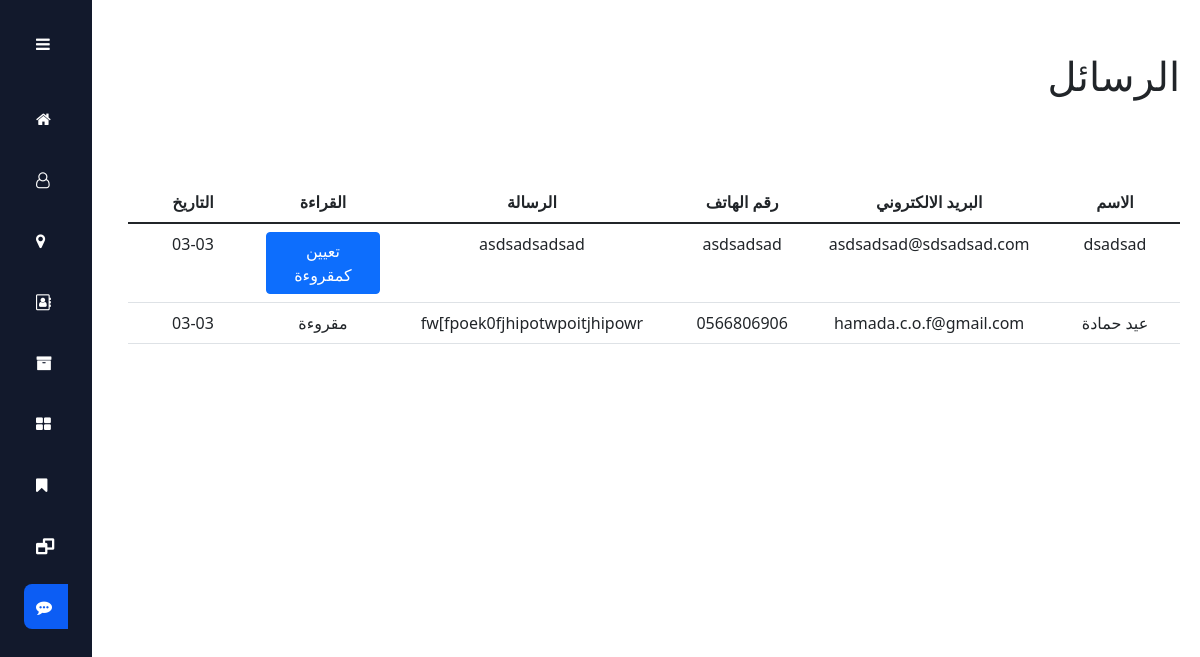
Page /admin_panel/message on the committed database.
### pages/models.py (models this page shows, shortened)
class user_message(models.Model):
    name = models.CharField(max_length=30)
    phone_num = models.CharField(max_length=30,null=True,blank=True)
    email = models.EmailField(max_length=30)
    message = models.CharField(max_length=255)
    readed = models.BooleanField(default=False)
    entry_date = models.DateTimeField(auto_now_add=True)

### admin_panel/views.py (the view)
# urls.py: path('message', views.message, name="message"),
def message(request):
    user_message_model = apps.get_model('pages', 'user_message')
    if request.method == "GET" and 'read' in request.GET:
        data = request.GET
        message = user_message_model.objects.get(id = data['id'])
        message.readed = True
        message.save()
    x = {
        'messages':user_message_model.objects.all().order_by('readed'),
        'title':'الرسائل',
    }
    return render(request, 'admin_panel/pages/message.html',x)

### templates/admin_panel/pages/message.html (shortened to what this page needs)
{% extends 'admin_panel/base.html' %}
{% load static %}
{% block body %}
<div class="p4">
    <div class="uper">
        <div class="models sp">
        <h1 style="" class="hme">الرسائل</h1>
        </div>
    </div>
    <br>
    <table class="table table-hover" style="width: 100%; margin-top: 50px;">
        <thead>
            <tr>
                <th style="width: 10%;"><center>التاريخ</center></th>
                <th style="width: 10%;"><center>القراءة</center></th>
                <th style="width: 20%;"><center>الرسالة</center></th>
                <th style="width: 10%;"><center>رقم الهاتف</center></th>
                <th style="width: 10%;"><center>البريد الالكتروني</center></th>
                <th style="width: 10%;"><center>الاسم</center></th>
            </tr>
          </thead>
        <tbody id="output1" style="width: 100%;">
            {% for message in messages %}
                <tr dir="rtl">
                    <td style=" text-align:center; width: 10%;">{{message.entry_date|date:"m-d"}}</td>
                    <td style=" text-align:center; width: 10%;">
                        {% if message.readed %}
                            مقروءة
                        {% else %}
                        <a href="?read&id={{message.id}}" class="btn btn-primary">تعيين كمقروءة</a>
                        {% endif %}
                    </td>
                    <td style=" text-align:center; width: 20%;">{{message.message}}</td>
                    <td style=" text-align:center; width: 10%;">{{message.phone_num}}</td>
                    <td style=" text-align:center; width: 10%;">{{message.email}}</td>
                    <td style=" text-align:center; width: 10%;">{{message.name}}</td>
                </tr>
            {% endfor %}
        </tbody>
    </table>
    <br>
</div>
{% endblock body %}

### project/static/css/admin_panel.css (style rules this page uses)
* { box-sizing: border-box; }
.p4 { display: flex; width: 100%; align-items: flex-end; flex-direction: column; justify-content: flex-end; padding: 20px; }
.models { width: 100%; display: flex; justify-content: flex-start; align-items: center; flex-direction: row-reverse; flex-wrap: wrap; }
.models.sp { justify-content: space-between; }
.uper { width: 100%; display: flex; align-items: center; justify-content: flex-end; }
body { position: relative; margin: 0; padding: 2rem 0 0 6.75rem; font-size: 1em; transition: .5s; }
h1 { margin: 0; }
a { text-decoration: none !important; }

### rows in the picture
user_message: entry_date "03-03", message "asdsadsadsad", phone_num "asdsadsad", email "asdsadsad@sdsadsad.com", name "dsadsad"
user_message: entry_date "03-03", readed "مقروءة", message "fw[fpoek0fjhipotwpoitjhipowr", phone_num "0566806906", email "hamada.c.o.f@gmail.com", name "عيد حمادة"
